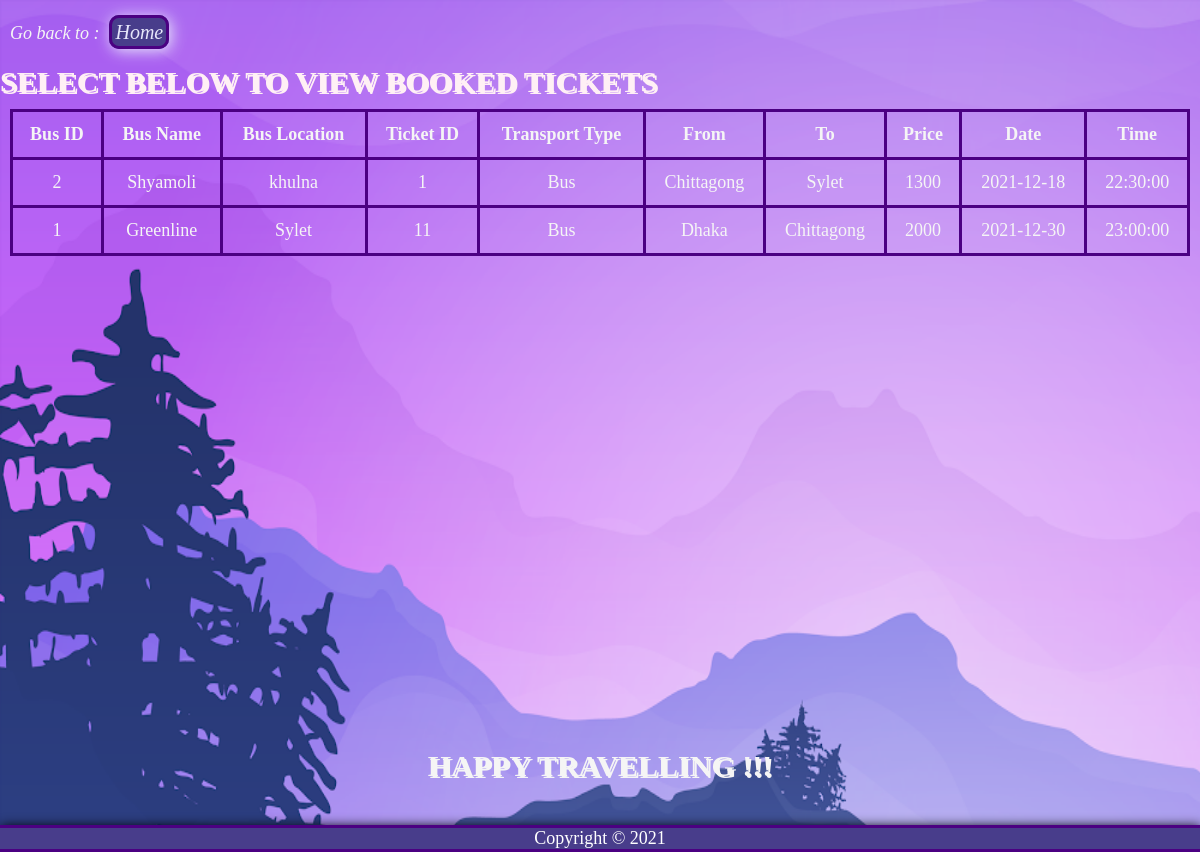
The app's page /View_Booked_Bus_Tickets.php with its own data.
### tables this page shows
CREATE TABLE `tickets` (
  `ticket_id` int(10) NOT NULL,
  `location_to` varchar(40) NOT NULL,
  `location_from` varchar(40) NOT NULL,
  `date` date NOT NULL,
  `time` time NOT NULL,
  `price` varchar(40) NOT NULL,
  `transportType` varchar(40) NOT NULL,
  `bookedBy` varchar(40) NOT NULL,
  `b_id` int(10) DEFAULT NULL,
  `p_id` int(10) DEFAULT NULL,
  `t_id` int(10) DEFAULT NULL
);

CREATE TABLE `bus` (
  `b_id` int(10) NOT NULL,
  `b_name` varchar(40) NOT NULL,
  `b_location` varchar(40) NOT NULL
);

### Controller/addBusTicketsController.php (called while the page is built, shortened)
<?php
require_once 'Model/Model.php';
$conn = db_conn();
$selectQuery = 'SELECT * FROM `tickets` WHERE transportType = "Bus"';
try {
    $stmt = $conn->query($selectQuery);
} catch (PDOException $e) {
    echo $e->getMessage();
}
$rows = $stmt->fetchAll(PDO::FETCH_ASSOC);

### View_Booked_Bus_Tickets.php (the view, shortened to what this page needs)
<!DOCTYPE html>
<html lang="en">
<head>
    <link rel="stylesheet" type="text/css" href="CSS/style.css">
</head>
<body>
  <?php require_once 'Controller/addBusTicketsController.php'; ?>
    <form method="post">
        <br>
        <label style='color:whitesmoke'>Go back to :</label><a href="Bus_Manager_Home.php">Home</a><br><br>
        <h2>SELECT BELOW TO VIEW BOOKED TICKETS</h2>
        <div style="padding: 10px;">
                    <div style="overflow:auto;" id="displayTicket">
            <table class="tableStyle">
                <tr>
                    <th>Bus ID</th>
                    <th>Bus Name</th>
                    <th>Bus Location</th>
                    <th>Ticket ID</th>
                    <th>Transport Type</th>
                    <th>From</th>
                    <th>To</th>
                    <th>Price</th>
                    <th>Date</th>
                    <th>Time</th>
                </tr>
                <?php
                foreach ($rows as $i => $tData) {
                    if ($tData['bookedBy'] == "") {
                        $conn = db_conn();
                        $selectQuery = "SELECT * FROM `bus` where b_id = ?";
                        try {
                            $stmt = $conn->prepare($selectQuery);
                            $stmt->execute([$tData["b_id"]]);
                        } catch (PDOException $e) {
                            echo $e->getMessage();
                        }
                        $bData = $stmt->fetch(PDO::FETCH_ASSOC);
                        echo '<tr>
                                <td>' . $bData["b_id"] . '</td>
                                <td>' . $bData["b_name"] . '</td>
                                <td>' . $bData["b_location"] . '</td>
                                <td>' . $tData["ticket_id"] . '</td>
                                <td>' . $tData["transportType"] . '</td>
                                <td>' . $tData["location_from"] . '</td>
                                <td>' . $tData["location_to"] . '</td>
                                <td>' . $tData["price"] . '</td>
                                <td>' . $tData["date"] . '</td>
                                <td>' . $tData["time"] . '</td>
                            </tr>';
                    }
                }
                ?>
            </table>
        </div>
        </div>
        <br><br><br><br><br><br><br><br><br><br><br><br><br><br><br><br><br><br><br><br><br><br><br>
        <h1 style="text-align: center;">HAPPY TRAVELLING !!!</h1>
        <br><br>
        <?php include 'Footer.php'; ?>
</body>
</html>

### CSS/style.css (style rules this page uses)
* { margin: 0px; padding: 0px; box-sizing: border-box; }
body { background-color: DarkSlateBlue; background-image: url(../Pictures/backgroundImageDesktop.png); background-repeat: no-repeat; background-size: 160% 160%; background-attachment: fixed; font-size: large; }
a { background-color: DarkSlateBlue; padding: 3px; text-decoration: none; font-style: italic; color: lavender; border: 3px solid Indigo; border-radius: 10px; font-size: 20px; box-shadow: 2px 2px 15px; }
h1 { color: whitesmoke; font-family: "Praise", cursive; text-transform: uppercase; text-shadow: 2px 2px; font-size: 30px; }
h2 { color: lavenderblush; font-family: "Praise", cursive; text-transform: uppercase; text-shadow: 2px 2px; font-size: 30px; }
label { margin: 5px; padding: 5px; font-family: "Praise", cursive; font-size: 18px; font-style: italic; }
table, th, td { border: 3px solid Indigo; border-collapse: collapse; padding: 12px; text-align: center; border-style: solid; color: whitesmoke; }
.tableStyle { width: 100%; }

### records on screen
tickets: b.b_id "2", b.b_name "Shyamoli", b.b_location "khulna", ticket_id "1", transportType "Bus", location_from "Chittagong", location_to "Sylet", price "1300", date "2021-12-18", time "22:30:00"
tickets: b.b_id "1", b.b_name "Greenline", b.b_location "Sylet", ticket_id "11", transportType "Bus", location_from "Dhaka", location_to "Chittagong", price "2000", date "2021-12-30", time "23:00:00"
